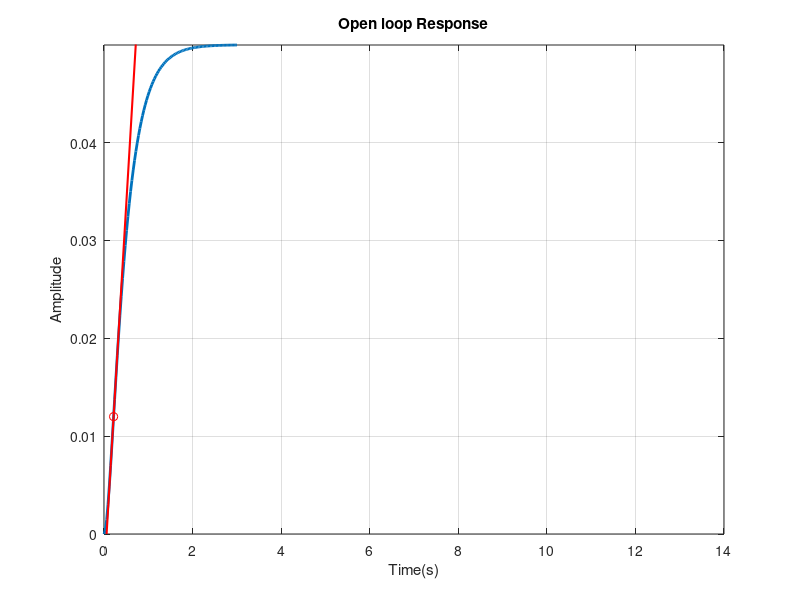

This chart was generated by the following MATLAB code: (Note: this script raises an error after producing the figure.)

close all; clear all; clc;

% define pant transfer function
s = tf('s');
% 2nd order system
sys = 1/(s^2 + 10*s + 20);

% Obtain step response of the system
[y,t] = step(sys);
plot(t,y,'LineWidth',2); grid on; xlabel('Time(s)'); ylabel('Amplitude');
title('Open loop Response');

%% Obtain Inflection point and Draw Tangent
yp = diff(y);
ypp = diff(y,2);
% Find the root using FZERO
t_infl = fzero(@(T) interp1(t(2:end-1),ypp,T,'linear','extrap'),0);
y_infl = interp1(t,y,t_infl,'linear');
hold on;
plot(t_infl,y_infl,'ro');

% Draw Tangent at inflection point
h = mean(diff(t));
dy = gradient(y, h);
[~,idx] = max(dy);
b = [t([idx-1,idx+1]) ones(2,1)] \ y([idx-1,idx+1]);            % Regression Line Around Maximum Derivative
tv = [-b(2)/b(1); (1-b(2))/b(1)];                               % Independent Variable Range For Tangent Line Plot
f = [tv ones(2,1)] * b;                                         % Calculate Tangent Line

plot(tv, f, '-r','LineWidth',1.5)
ylim([0 max(y)]);

%% finding T and L
L = tv(1);
T = tv(2) - tv(1);

% PID parameters
a = L/T;
Kp = 1.2/a
Ti = 2*L;
Td = L/2;
Ki=Kp/Ti
Kd=Kp*Td

% cont = Kp(1 + 1/(s*Ti) + s*Td);
cont = Kp + Kp/(s*Ti) + Kp*Td*s;

cl_sys = feedback(cont*sys,1);
t = [0:0.01:3];
[yc,tc] = step(cl_sys,t);
stepinfo(cl_sys)
figure;
plot(tc,yc,'LineWidth',2); xlabel('Time(s)'); ylabel('Amplitude');
title('Zeigler Nicholas Optimized Closed Loop Response');
grid on;
